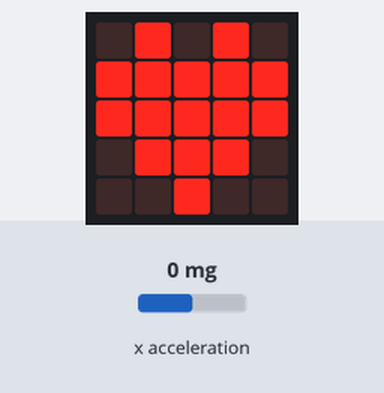
The program below on a simulated BBC micro:bit (MakeCode). Parts: the board's 5×5 LED display. Inputs (shaded band) come from the test bench; at power-on: x acceleration 0 mg.

Above: at 1.2 s.
1.3 s: x acceleration set to -1440 mg
At 3.0 s:
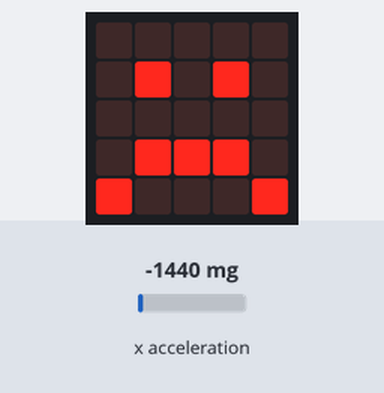
3.3 s: x acceleration set to 0 mg
At 4.5 s:
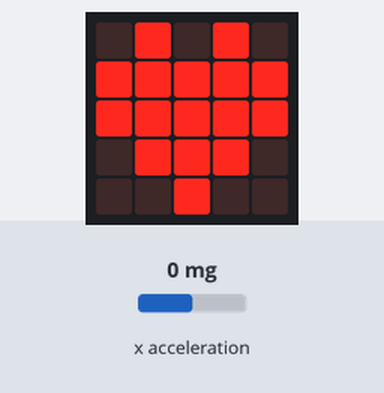
5.2 s: x acceleration set to -750 mg
At 6.9 s:
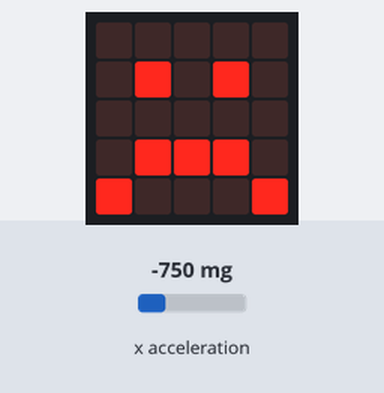
Timing chart, 0 to 8.4 s (numbered marks = the images above; inputs shaded):
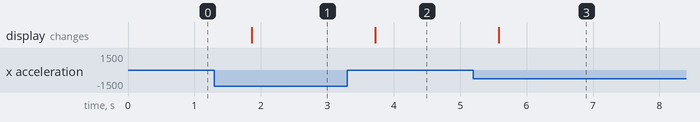

Measured:
- after the input at 1.3 s, the display: changes after 0.56 s (image 1)
- after the input at 3.3 s, the display: changes after 0.42 s (image 2)
- after the input at 5.2 s, the display: changes after 0.38 s (image 3)

The program:

main.ts
```typescript
let x = 0
let y = 0
basic.forever(function () {
    x = input.acceleration(Dimension.X)
    y = input.acceleration(Dimension.X)
    if (Math.abs(x) > 32) {
        basic.showIcon(IconNames.Sad)
    } else if (Math.abs(y) > 32) {
        basic.showIcon(IconNames.Angry)
    } else {
        basic.showIcon(IconNames.Heart)
    }
})
```

test.ts
```typescript
// Hier kann man Tests durchführen; diese Datei wird nicht kompiliert, wenn dieses Paket als Erweiterung verwendet wird.
```
